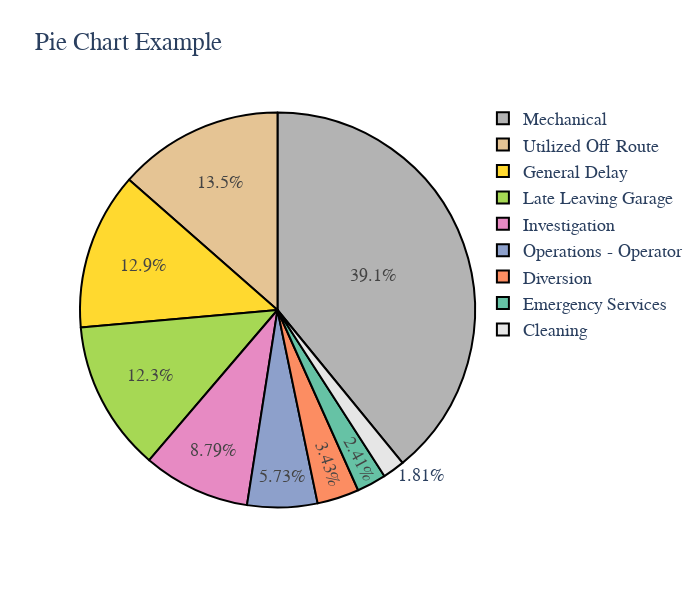

Notebook cell for this chart:
### Code cell
import plotly.express as px

Incident_data = df_bus_delay['Incident'].value_counts().reset_index()
Incident_data_major = Incident_data[Incident_data['count'] >= 5000]

# Set the size of the figure using the width and height parameters
fig = px.pie(
    Incident_data_major,
    names='Incident',
    values='count',
    title='Pie Chart Example',
    width=700,
    height=600,
    color_discrete_sequence=px.colors.qualitative.Set2_r  # Use a more vibrant color palette
)

fig.update_traces(
    texttemplate='',  # Set the text template to an empty string to hide percentages
    marker=dict(line=dict(color='black', width=2))  # Add borders to the pie chart
)

# Customize the text font
fig.update_layout(font=dict(family='Arial', size=18))

fig.show()

### Figure 1 — Plotly figure (JSON) as saved in the notebook; plotly's stock layout.template omitted (floating-point values rounded to 4 significant figures)
{"data": [{"domain": {"x": [0, 1], "y": [0, 1]}, "hovertemplate": "Incident=%{label}<br>count=%{value}<extra></extra>", "labels": ["Mechanical", "Utilized Off Route", "General Delay", "Late Leaving Garage", "Investigation", "Operations - Operator", "Diversion", "Emergency Services", "Cleaning"], "legendgroup": "", "marker": {"line": {"color": "black", "width": 2}}, "name": "", "showlegend": true, "texttemplate": "", "type": "pie", "values": [190102, 65810, 62675, 59946, 42725, 27878, 16694, 11700, 8807]}], "layout": {"font": {"family": "Arial", "size": 18}, "height": 600, "legend": {"tracegroupgap": 0}, "piecolorway": ["rgb(179,179,179)", "rgb(229,196,148)", "rgb(255,217,47)", "rgb(166,216,84)", "rgb(231,138,195)", "rgb(141,160,203)", "rgb(252,141,98)", "rgb(102,194,165)"], "title": {"text": "Pie Chart Example"}, "width": 700}}
